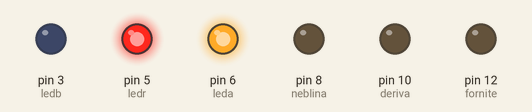
Simulated run of this sketch. Board: Arduino Uno, built with avr-gcc and run on an emulated ATmega328P. Parts: output pins drawn as LEDs (lit = HIGH).

Above: at 0.5 s.
At 1.5 s:
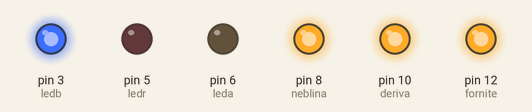
At 2.5 s:
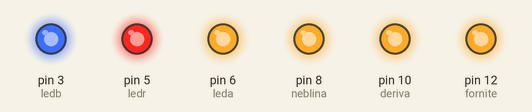
Timing chart, 0 to 3.2 s (numbered marks = the images above):
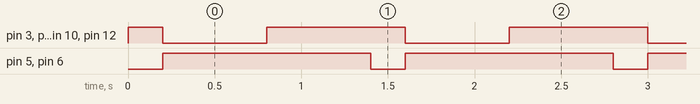

Measured:
- by itself, pin 3 (ledb), pin 8 (neblina), pin 10 (deriva), pin 12 (fornite): repeats every 1.4 s: LOW 0.60 s, HIGH 0.80 s
- by itself, pin 5 (ledr), pin 6 (leda): alternates HIGH for 1.2 s and LOW for 0.20 s
- by itself, everything shown: repeats every 1.4 s, in 3 steps

The sketch:

CLASE_1.ino
```cpp
int ledr=5;
int ledb=3;
int leda=6;
int fornite=12;
int neblina=8;
int deriva=10;
void setup() {
  // put your setup code here, to run once:
pinMode(ledr, OUTPUT);
pinMode(ledb,OUTPUT);
pinMode(leda,OUTPUT);
pinMode(fornite,OUTPUT);
pinMode(neblina,OUTPUT);
pinMode(deriva,OUTPUT);
}

void loop() {
  // put your main code here, to run repeatedly:
digitalWrite(ledr,LOW);
digitalWrite(ledb,HIGH);
digitalWrite(leda,LOW);
digitalWrite(fornite,HIGH);
digitalWrite(neblina,HIGH);
digitalWrite(deriva,HIGH);
delay(200);
digitalWrite(ledr,HIGH);
digitalWrite(ledb,LOW);
digitalWrite(leda,HIGH);
digitalWrite(fornite,LOW);
digitalWrite(neblina,LOW);
digitalWrite(deriva,LOW);
delay(600);
digitalWrite(ledr,HIGH);
digitalWrite(ledb,HIGH);
digitalWrite(leda,HIGH);
digitalWrite(fornite,HIGH);
digitalWrite(neblina,HIGH);
digitalWrite(deriva,HIGH);
delay(600);
}
```
